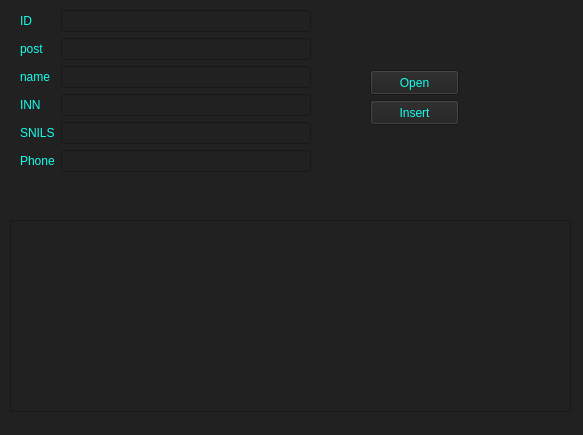
<?xml version="1.0" encoding="UTF-8"?>
<ui version="4.0">
 <class>Form</class>
 <widget class="QWidget" name="Form">
  <property name="geometry">
   <rect>
    <x>0</x>
    <y>0</y>
    <width>583</width>
    <height>435</height>
   </rect>
  </property>
  <property name="windowTitle">
   <string>Form</string>
  </property>
  <property name="styleSheet">
   <string notr="true">background-color: rgb(33, 33, 33)</string>
  </property>
  <widget class="QTableWidget" name="twStaffs">
   <property name="geometry">
    <rect>
     <x>10</x>
     <y>220</y>
     <width>561</width>
     <height>192</height>
    </rect>
   </property>
   <property name="styleSheet">
    <string notr="true">color: rgb(20, 255, 236)</string>
   </property>
  </widget>
  <widget class="QPushButton" name="pushButton">
   <property name="geometry">
    <rect>
     <x>370</x>
     <y>70</y>
     <width>89</width>
     <height>25</height>
    </rect>
   </property>
   <property name="styleSheet">
    <string notr="true">color: rgb(20, 255, 236)</string>
   </property>
   <property name="text">
    <string>Open</string>
   </property>
  </widget>
  <widget class="QPushButton" name="pushButton_2">
   <property name="geometry">
    <rect>
     <x>370</x>
     <y>100</y>
     <width>89</width>
     <height>25</height>
    </rect>
   </property>
   <property name="styleSheet">
    <string notr="true">color: rgb(20, 255, 236)</string>
   </property>
   <property name="text">
    <string>Insert</string>
   </property>
  </widget>
  <widget class="QWidget" name="layoutWidget">
   <property name="geometry">
    <rect>
     <x>20</x>
     <y>10</y>
     <width>291</width>
     <height>171</height>
    </rect>
   </property>
   <layout class="QFormLayout" name="formLayout">
    <item row="0" column="0">
     <widget class="QLabel" name="label">
      <property name="styleSheet">
       <string notr="true">color: rgb(20, 255, 236)</string>
      </property>
      <property name="text">
       <string>ID</string>
      </property>
     </widget>
    </item>
    <item row="1" column="0">
     <widget class="QLabel" name="label_2">
      <property name="styleSheet">
       <string notr="true">color: rgb(20, 255, 236)</string>
      </property>
      <property name="text">
       <string>post</string>
      </property>
     </widget>
    </item>
    <item row="1" column="1">
     <widget class="QLineEdit" name="lepost"/>
    </item>
    <item row="2" column="0">
     <widget class="QLabel" name="label_3">
      <property name="styleSheet">
       <string notr="true">color: rgb(20, 255, 236)</string>
      </property>
      <property name="text">
       <string>name</string>
      </property>
     </widget>
    </item>
    <item row="2" column="1">
     <widget class="QLineEdit" name="lename"/>
    </item>
    <item row="3" column="0">
     <widget class="QLabel" name="label_4">
      <property name="styleSheet">
       <string notr="true">color: rgb(20, 255, 236)</string>
      </property>
      <property name="text">
       <string>INN</string>
      </property>
     </widget>
    </item>
    <item row="3" column="1">
     <widget class="QLineEdit" name="leINN"/>
    </item>
    <item row="4" column="0">
     <widget class="QLabel" name="label_7">
      <property name="styleSheet">
       <string notr="true">color: rgb(20, 255, 236)</string>
      </property>
      <property name="text">
       <string>SNILS</string>
      </property>
     </widget>
    </item>
    <item row="4" column="1">
     <widget class="QLineEdit" name="leSNILS"/>
    </item>
    <item row="5" column="0">
     <widget class="QLabel" name="label_5">
      <property name="styleSheet">
       <string notr="true">color: rgb(20, 255, 236)</string>
      </property>
      <property name="text">
       <string>Phone</string>
      </property>
     </widget>
    </item>
    <item row="5" column="1">
     <widget class="QLineEdit" name="lePhone"/>
    </item>
    <item row="0" column="1">
     <widget class="QLineEdit" name="leID"/>
    </item>
   </layout>
  </widget>
 </widget>
 <resources/>
 <connections/>
</ui>
